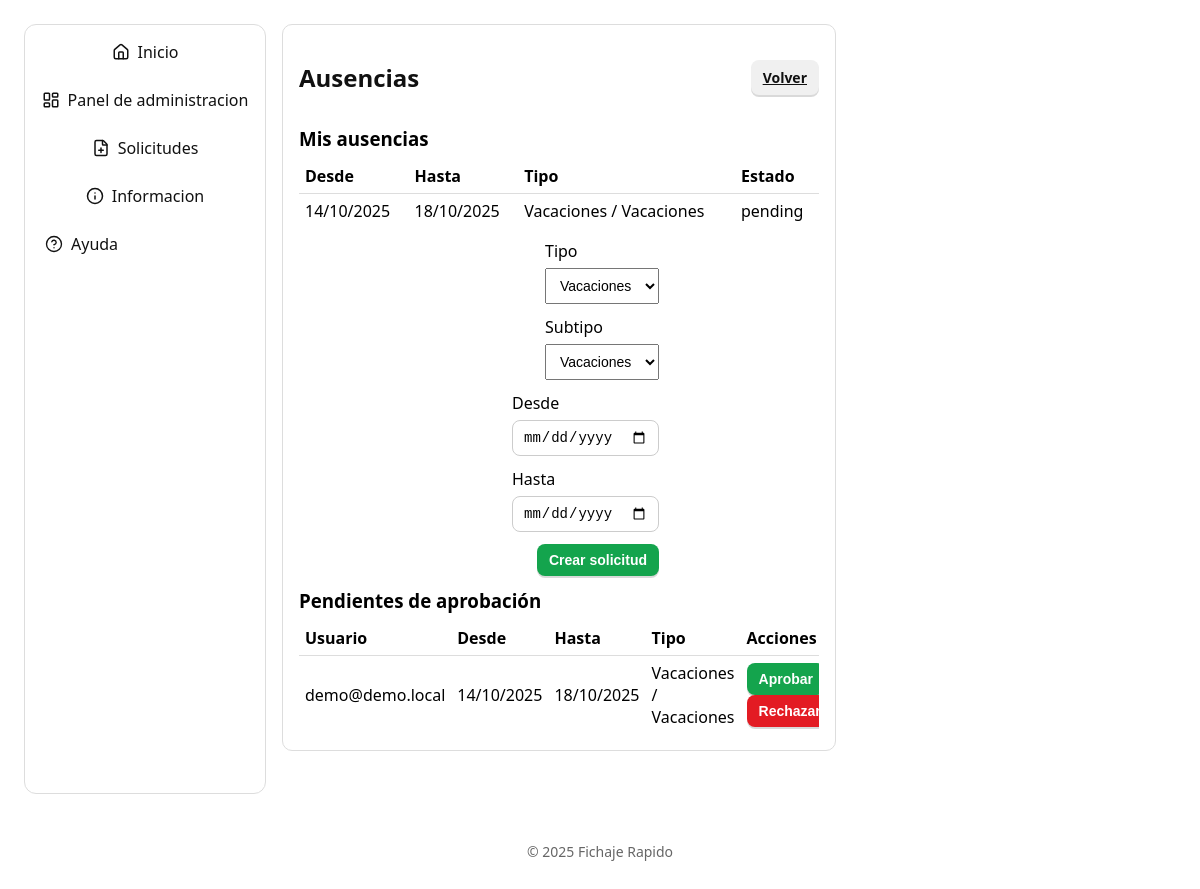
The page /absences (signed in) on the database its author committed.
### models.py (models this page shows, shortened)
class Base(DeclarativeBase):
    pass

class Absence(Base):
    __tablename__ = "absences"
    id = Column(Integer, primary_key=True)
    user_id = Column(Integer, ForeignKey("users.id"), nullable=False)
    date_from = Column(DateTime(timezone=True), nullable=False)
    date_to = Column(DateTime(timezone=True), nullable=False)
    type = Column(String(50), nullable=False)
    subtype = Column(String(50))
    status = Column(Enum(EntryStatus), default=EntryStatus.pending, nullable=False)
    created_at = Column(DateTime(timezone=True), default=lambda: datetime.now(timezone.utc))
    user = relationship("User")

class User(Base, UserMixin):
    __tablename__ = "users"
    id = Column(Integer, primary_key=True)
    email = Column(String(255), unique=True, nullable=False)
    name = Column(String(120), nullable=False)
    password_hash = Column(String(255), nullable=False)
    role = Column(Enum(Role), default=Role.employee, nullable=False)
    is_active = Column(Boolean, default=True, nullable=False)
    group_id = Column(Integer, ForeignKey("groups.id"), nullable=True)
    area_id = Column(Integer, ForeignKey("areas.id"), nullable=True)
    created_at = Column(DateTime(timezone=True), default=lambda: datetime.now(timezone.utc))
    attendances = relationship("Attendance", back_populates="user")
    group = relationship("Group", back_populates="users")
    area = relationship("Area", back_populates="users")

### app.py (the view)
@app.route("/absences", methods=["GET"])
@login_required
def absences_page():
    db = SessionLocal()
    try:
        mine = db.execute(select(Absence).where(Absence.user_id == current_user.id).order_by(Absence.date_from.desc())).scalars().all()
        pending_for_me = []
        if current_user.role in (Role.admin, Role.rrhh, Role.responsable, Role.cap_area):
            q_users = select(User)
            if current_user.role == Role.responsable and current_user.group_id:
                q_users = q_users.where(User.group_id == current_user.group_id)
            elif current_user.role == Role.cap_area and current_user.area_id:
                q_users = q_users.where(User.area_id == current_user.area_id)
            users = db.execute(q_users).scalars().all()
            user_ids = [u.id for u in users]
            if user_ids:
                pending_for_me = db.execute(
                    select(Absence).where(Absence.user_id.in_(user_ids), Absence.status == EntryStatus.pending).order_by(Absence.date_from.desc())
                ).scalars().all()
        return render_template("absences.html", mine=mine, pending=pending_for_me)
    finally:
        db.close()

### app.py (called while the page is built)
@app.context_processor
def inject_template_globals():
    return {
        "current_year": datetime.now(TZ).year,
        "owner_name": os.environ.get("OWNER_NAME", "Fichaje Rapido"),
        "TZ": TZ,
    }

@login_manager.user_loader
def load_user(user_id):
    db = SessionLocal()
    try:
        return db.get(User, int(user_id))
    finally:
        db.close()

### templates/absences.html (shortened to what this page needs)
{% extends "base.html" %}
{% block content %}
<div class="card">
  <div class="header">
    <h2>Ausencias</h2>
    <a class="btn btn-small" href="{{ url_for('requests_page') }}">Volver</a>
  </div>
  <div class="row">
    <h3 class="section-title">Mis ausencias</h3>
    <div style="overflow:auto">
      <table style="width:100%;border-collapse:collapse">
        <thead>
          <tr>
            <th style="text-align:left;border-bottom:1px solid #ddd;padding:6px;">Desde</th>
            <th style="text-align:left;border-bottom:1px solid #ddd;padding:6px;">Hasta</th>
            <th style="text-align:left;border-bottom:1px solid #ddd;padding:6px;">Tipo</th>
            <th style="text-align:left;border-bottom:1px solid #ddd;padding:6px;">Estado</th>
          </tr>
        </thead>
        <tbody>
          {% for a in mine %}
          <tr>
            <td style="padding:6px;">{{ a.date_from.astimezone(TZ).strftime('%d/%m/%Y') if a.date_from.tzinfo else a.date_from.strftime('%d/%m/%Y') }}</td>
            <td style="padding:6px;">{{ a.date_to.astimezone(TZ).strftime('%d/%m/%Y') if a.date_to.tzinfo else a.date_to.strftime('%d/%m/%Y') }}</td>
            <td style="padding:6px;">{{ a.type|capitalize }}{% if a.subtype %} / {{ a.subtype|capitalize }}{% endif %}</td>
            <td style="padding:6px;">{{ a.status.value }}</td>
          </tr>
          {% else %}
          <tr><td colspan="4" class="muted" style="padding:8px;">Sin ausencias.</td></tr>
          {% endfor %}
        </tbody>
      </table>
    </div>
  </div>
  <div class="row">
    <form action="{{ url_for('absences_create') }}" method="post" class="inline" style="flex-wrap:wrap;gap:12px;align-items:flex-end;">
      <div style="display:flex;flex-direction:column;gap:6px">
        <label>Tipo</label>
        <select name="type" class="input-sm">
          <option value="vacaciones">Vacaciones</option>
        </select>
      </div>
      <div style="display:flex;flex-direction:column;gap:6px">
        <label>Subtipo</label>
        <select name="subtype" class="input-sm">
          <option value="vacaciones">Vacaciones</option>
        </select>
      </div>
      <div style="display:flex;flex-direction:column;gap:6px">
        <label>Desde</label>
        <input type="date" name="from" class="input-sm" required>
      </div>
      <div style="display:flex;flex-direction:column;gap:6px">
        <label>Hasta</label>
        <input type="date" name="to" class="input-sm" required>
      </div>
      <button class="btn btn-green btn-small" type="submit">Crear solicitud</button>
    </form>
  </div>
  {% if pending and pending|length %}
  <div class="row">
    <h3 class="section-title">Pendientes de aprobación</h3>
    <div style="overflow:auto">
      <table style="width:100%;border-collapse:collapse">
        <thead>
          <tr>
            <th style="text-align:left;border-bottom:1px solid #ddd;padding:6px;">Usuario</th>
            <th style="text-align:left;border-bottom:1px solid #ddd;padding:6px;">Desde</th>
            <th style="text-align:left;border-bottom:1px solid #ddd;padding:6px;">Hasta</th>
            <th style="text-align:left;border-bottom:1px solid #ddd;padding:6px;">Tipo</th>
            <th style="text-align:left;border-bottom:1px solid #ddd;padding:6px;">Acciones</th>
          </tr>
        </thead>
        <tbody>
          {% for a in pending %}
          <tr>
            <td style="padding:6px;">{{ a.user.email }}</td>
            <td style="padding:6px;">{{ a.date_from.astimezone(TZ).strftime('%d/%m/%Y') if a.date_from.tzinfo else a.date_from.strftime('%d/%m/%Y') }}</td>
            <td style="padding:6px;">{{ a.date_to.astimezone(TZ).strftime('%d/%m/%Y') if a.date_to.tzinfo else a.date_to.strftime('%d/%m/%Y') }}</td>
            <td style="padding:6px;">{{ a.type|capitalize }}{% if a.subtype %} / {{ a.subtype|capitalize }}{% endif %}</td>
            <td style="padding:6px;">
              <form action="{{ url_for('absences_approve', abs_id=a.id) }}" method="post" style="display:inline">
                <button class="btn btn-small btn-green" type="submit">Aprobar</button>
              </form>
              <form action="{{ url_for('absences_reject', abs_id=a.id) }}" method="post" style="display:inline">
                <button class="btn btn-small btn-red" type="submit">Rechazar</button>
              </form>
            </td>
          </tr>
          {% endfor %}
        </tbody>
      </table>
    </div>
  </div>
  {% endif %}
</div>
{% endblock %}

### templates/base.html (style rules this page uses)
body { font-family:system-ui,Arial;margin:24px }
.card { border:1px solid #ddd;border-radius:10px;padding:16px;max-width:520px }
.btn { display:inline-flex;align-items:center;gap:10px;padding:14px 20px;border-radius:14px;border:none;background:#f0f0f0;color:#111;cursor:pointer;font-weight:600;transition:transform .02s ease, box-shadow .2s ease, background-color .15s ease, filter .15s ease;box-shadow:0 2px 0 rgba(0,0,0,.15) }
.btn-green { background:#14a44d;color:#fff }
.btn-red { background:#e31b23;color:#fff }
.btn-small { padding:8px 12px;border-radius:8px;font-size:14px }
.row { margin-top:12px }
.header { display:flex;align-items:center;justify-content:space-between }
.section-title { font-weight:700;margin:8px 0 }
.header h2 { color:#111 }
form { display:flex;flex-direction:column;gap:10px;max-width:360px }
input { padding:10px;border:1px solid #ccc;border-radius:8px }
.inline { display:flex;gap:8px;align-items:center }
.input-sm { padding:8px 10px;font-size:14px }

### rows shown on the page
Absence: date_from.astimezone "14/10/2025", date_to.astimezone "18/10/2025", type "Vacaciones", subtype "Vacaciones", status.value "pending", user.email "demo@demo.local"

### other values the page prints
{{ owner_name }} "Fichaje Rapido"
